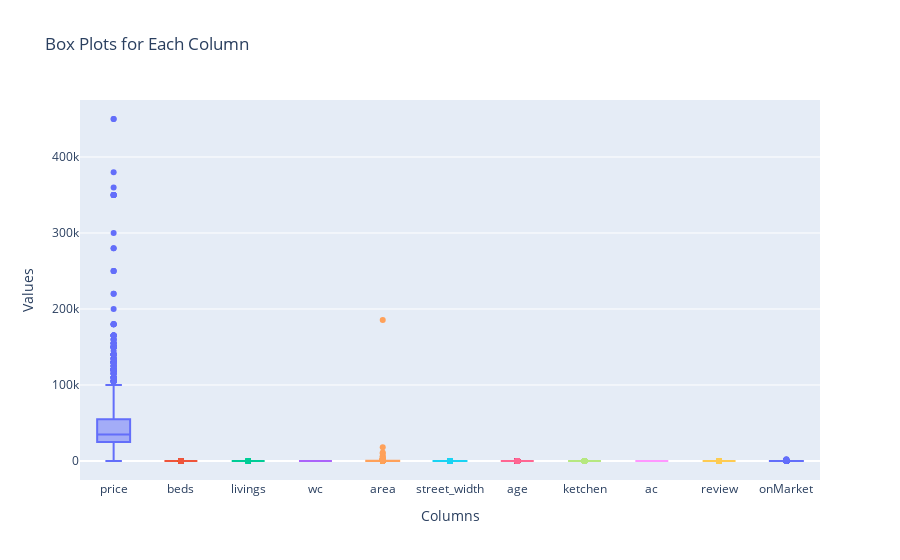

This figure's notebook cell:
### Code cell
fig = go.Figure()

# Add a box plot for each column
for col in real_estate_numric:
    fig.add_trace(go.Box(y=real_estate[col], name=col))

# Update layout for better readability
fig.update_layout(title="Box Plots for Each Column",
                  yaxis_title="Values",
                  xaxis_title="Columns",
                  showlegend=False)

# Show the plot
fig.show()

### Figure 1 — Plotly figure (JSON) as saved in the notebook; plotly's stock layout.template omitted (floating-point values rounded to 4 significant figures; data arrays with more than 128 entries replaced by an {"elided": "..."} marker saying what was removed)
{"data": [{"name": "price", "type": "box", "y": {"elided": "6761 int values"}}, {"name": "beds", "type": "box", "y": {"elided": "6761 int values"}}, {"name": "livings", "type": "box", "y": {"elided": "6761 int values"}}, {"name": "wc", "type": "box", "y": {"elided": "6761 int values"}}, {"name": "area", "type": "box", "y": {"elided": "6761 int values"}}, {"name": "street_width", "type": "box", "y": {"elided": "6761 int values"}}, {"name": "age", "type": "box", "y": {"elided": "6761 int values"}}, {"name": "ketchen", "type": "box", "y": {"elided": "6761 int values"}}, {"name": "ac", "type": "box", "y": {"elided": "6761 int values"}}, {"name": "review", "type": "box", "y": {"elided": "6761 float values"}}, {"name": "onMarket", "type": "box", "y": {"elided": "6761 int values"}}], "layout": {"showlegend": false, "title": {"text": "Box Plots for Each Column"}, "xaxis": {"title": {"text": "Columns"}}, "yaxis": {"title": {"text": "Values"}}}}
